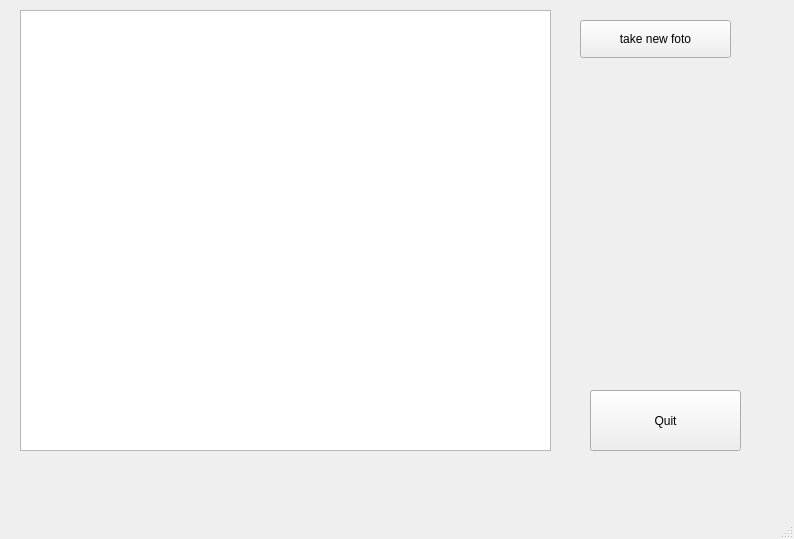
<?xml version="1.0" encoding="UTF-8"?>
<ui version="4.0">
 <class>MainWindow</class>
 <widget class="QMainWindow" name="MainWindow">
  <property name="geometry">
   <rect>
    <x>0</x>
    <y>0</y>
    <width>794</width>
    <height>539</height>
   </rect>
  </property>
  <property name="windowTitle">
   <string>MainWindow</string>
  </property>
  <widget class="QWidget" name="centralwidget">
   <widget class="QGraphicsView" name="graphicsView">
    <property name="geometry">
     <rect>
      <x>20</x>
      <y>10</y>
      <width>531</width>
      <height>441</height>
     </rect>
    </property>
   </widget>
   <widget class="QPushButton" name="pushButton">
    <property name="geometry">
     <rect>
      <x>590</x>
      <y>390</y>
      <width>151</width>
      <height>61</height>
     </rect>
    </property>
    <property name="text">
     <string>Quit</string>
    </property>
   </widget>
   <widget class="QPushButton" name="takeFotoBtn">
    <property name="geometry">
     <rect>
      <x>580</x>
      <y>20</y>
      <width>151</width>
      <height>38</height>
     </rect>
    </property>
    <property name="text">
     <string>take new foto</string>
    </property>
   </widget>
  </widget>
  <widget class="QMenuBar" name="menubar">
   <property name="geometry">
    <rect>
     <x>0</x>
     <y>0</y>
     <width>794</width>
     <height>34</height>
    </rect>
   </property>
  </widget>
  <widget class="QStatusBar" name="statusbar"/>
 </widget>
 <resources/>
 <connections/>
</ui>
